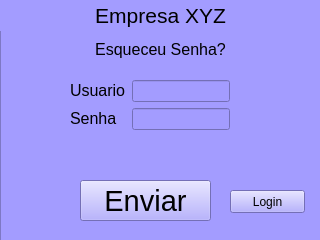
<?xml version="1.0" encoding="UTF-8"?>
<ui version="4.0">
 <class>MainWindow</class>
 <widget class="QMainWindow" name="MainWindow">
  <property name="geometry">
   <rect>
    <x>0</x>
    <y>0</y>
    <width>320</width>
    <height>240</height>
   </rect>
  </property>
  <property name="minimumSize">
   <size>
    <width>320</width>
    <height>240</height>
   </size>
  </property>
  <property name="maximumSize">
   <size>
    <width>320</width>
    <height>240</height>
   </size>
  </property>
  <property name="windowTitle">
   <string>Login</string>
  </property>
  <widget class="QWidget" name="centralwidget">
   <widget class="QFrame" name="frame">
    <property name="enabled">
     <bool>true</bool>
    </property>
    <property name="geometry">
     <rect>
      <x>0</x>
      <y>0</y>
      <width>331</width>
      <height>241</height>
     </rect>
    </property>
    <property name="styleSheet">
     <string notr="true">background-color: rgb(58, 173, 173);</string>
    </property>
    <property name="frameShape">
     <enum>QFrame::StyledPanel</enum>
    </property>
    <property name="frameShadow">
     <enum>QFrame::Raised</enum>
    </property>
    <widget class="QLabel" name="label_8">
     <property name="geometry">
      <rect>
       <x>0</x>
       <y>0</y>
       <width>321</width>
       <height>31</height>
      </rect>
     </property>
     <property name="text">
      <string>&lt;html&gt;&lt;head/&gt;&lt;body&gt;&lt;p align=&quot;center&quot;&gt;&lt;span style=&quot; font-size:16pt;&quot;&gt;Empresa XYZ&lt;/span&gt;&lt;/p&gt;&lt;/body&gt;&lt;/html&gt;</string>
     </property>
    </widget>
    <widget class="QPushButton" name="btn_enviar">
     <property name="geometry">
      <rect>
       <x>80</x>
       <y>190</y>
       <width>131</width>
       <height>41</height>
      </rect>
     </property>
     <property name="font">
      <font>
       <pointsize>22</pointsize>
      </font>
     </property>
     <property name="text">
      <string>Enviar</string>
     </property>
    </widget>
    <widget class="QWidget" name="verticalLayoutWidget_4">
     <property name="geometry">
      <rect>
       <x>30</x>
       <y>40</y>
       <width>231</width>
       <height>136</height>
      </rect>
     </property>
     <layout class="QVBoxLayout" name="verticalLayout_4">
      <item>
       <widget class="QLabel" name="label_9">
        <property name="text">
         <string>&lt;html&gt;&lt;head/&gt;&lt;body&gt;&lt;p align=&quot;center&quot;&gt;&lt;span style=&quot; font-size:16pt;&quot;&gt;Usuario&lt;/span&gt;&lt;/p&gt;&lt;/body&gt;&lt;/html&gt;</string>
        </property>
       </widget>
      </item>
      <item>
       <widget class="QLineEdit" name="txt_usuario"/>
      </item>
      <item>
       <widget class="QLabel" name="label_10">
        <property name="text">
         <string>&lt;html&gt;&lt;head/&gt;&lt;body&gt;&lt;p align=&quot;center&quot;&gt;&lt;span style=&quot; font-size:16pt;&quot;&gt;Senha&lt;/span&gt;&lt;/p&gt;&lt;/body&gt;&lt;/html&gt;</string>
        </property>
       </widget>
      </item>
      <item>
       <widget class="QLineEdit" name="txt_senha"/>
      </item>
     </layout>
    </widget>
    <widget class="QPushButton" name="btn_cadastrar">
     <property name="geometry">
      <rect>
       <x>230</x>
       <y>200</y>
       <width>75</width>
       <height>23</height>
      </rect>
     </property>
     <property name="text">
      <string>Cadastrar</string>
     </property>
    </widget>
    <widget class="QPushButton" name="btn_esqueceusenha">
     <property name="geometry">
      <rect>
       <x>0</x>
       <y>200</y>
       <width>71</width>
       <height>20</height>
      </rect>
     </property>
     <property name="font">
      <font>
       <pointsize>6</pointsize>
      </font>
     </property>
     <property name="text">
      <string>Esqueceu Senha?</string>
     </property>
    </widget>
   </widget>
   <widget class="QFrame" name="frame_3">
    <property name="enabled">
     <bool>true</bool>
    </property>
    <property name="geometry">
     <rect>
      <x>0</x>
      <y>0</y>
      <width>331</width>
      <height>241</height>
     </rect>
    </property>
    <property name="minimumSize">
     <size>
      <width>331</width>
      <height>241</height>
     </size>
    </property>
    <property name="maximumSize">
     <size>
      <width>331</width>
      <height>241</height>
     </size>
    </property>
    <property name="styleSheet">
     <string notr="true">background-color: rgb(163, 156, 255);</string>
    </property>
    <property name="frameShape">
     <enum>QFrame::StyledPanel</enum>
    </property>
    <property name="frameShadow">
     <enum>QFrame::Raised</enum>
    </property>
    <widget class="QPushButton" name="btn_enviar_4">
     <property name="geometry">
      <rect>
       <x>80</x>
       <y>180</y>
       <width>131</width>
       <height>41</height>
      </rect>
     </property>
     <property name="font">
      <font>
       <pointsize>22</pointsize>
      </font>
     </property>
     <property name="text">
      <string>Enviar</string>
     </property>
    </widget>
    <widget class="QPushButton" name="btn_login">
     <property name="geometry">
      <rect>
       <x>230</x>
       <y>190</y>
       <width>75</width>
       <height>23</height>
      </rect>
     </property>
     <property name="text">
      <string>Login</string>
     </property>
    </widget>
    <widget class="QLabel" name="label_14">
     <property name="geometry">
      <rect>
       <x>0</x>
       <y>0</y>
       <width>321</width>
       <height>31</height>
      </rect>
     </property>
     <property name="text">
      <string>&lt;html&gt;&lt;head/&gt;&lt;body&gt;&lt;p align=&quot;center&quot;&gt;&lt;span style=&quot; font-size:16pt;&quot;&gt;Empresa XYZ&lt;/span&gt;&lt;/p&gt;&lt;/body&gt;&lt;/html&gt;</string>
     </property>
    </widget>
    <widget class="QWidget" name="formLayoutWidget">
     <property name="geometry">
      <rect>
       <x>70</x>
       <y>80</y>
       <width>160</width>
       <height>61</height>
      </rect>
     </property>
     <layout class="QFormLayout" name="formLayout">
      <item row="0" column="0">
       <widget class="QLabel" name="label">
        <property name="text">
         <string>&lt;html&gt;&lt;head/&gt;&lt;body&gt;&lt;p&gt;&lt;span style=&quot; font-size:12pt;&quot;&gt;Usuario&lt;/span&gt;&lt;/p&gt;&lt;/body&gt;&lt;/html&gt;</string>
        </property>
       </widget>
      </item>
      <item row="1" column="0">
       <widget class="QLabel" name="label_2">
        <property name="text">
         <string>&lt;html&gt;&lt;head/&gt;&lt;body&gt;&lt;p&gt;&lt;span style=&quot; font-size:12pt;&quot;&gt;Senha&lt;/span&gt;&lt;/p&gt;&lt;/body&gt;&lt;/html&gt;</string>
        </property>
       </widget>
      </item>
      <item row="0" column="1">
       <widget class="QLineEdit" name="txt_cadastrar_usuario"/>
      </item>
      <item row="1" column="1">
       <widget class="QLineEdit" name="txt_cadastrar_senha"/>
      </item>
     </layout>
    </widget>
    <widget class="QLabel" name="label_3">
     <property name="geometry">
      <rect>
       <x>80</x>
       <y>50</y>
       <width>141</width>
       <height>20</height>
      </rect>
     </property>
     <property name="text">
      <string>&lt;html&gt;&lt;head/&gt;&lt;body&gt;&lt;p align=&quot;center&quot;&gt;&lt;span style=&quot; font-size:12pt;&quot;&gt;Cadastrar Conta&lt;/span&gt;&lt;/p&gt;&lt;/body&gt;&lt;/html&gt;</string>
     </property>
    </widget>
   </widget>
   <widget class="QFrame" name="frame_4">
    <property name="enabled">
     <bool>true</bool>
    </property>
    <property name="geometry">
     <rect>
      <x>0</x>
      <y>0</y>
      <width>331</width>
      <height>241</height>
     </rect>
    </property>
    <property name="minimumSize">
     <size>
      <width>331</width>
      <height>241</height>
     </size>
    </property>
    <property name="maximumSize">
     <size>
      <width>331</width>
      <height>241</height>
     </size>
    </property>
    <property name="styleSheet">
     <string notr="true">background-color: rgb(163, 156, 255);</string>
    </property>
    <property name="frameShape">
     <enum>QFrame::StyledPanel</enum>
    </property>
    <property name="frameShadow">
     <enum>QFrame::Raised</enum>
    </property>
    <widget class="QPushButton" name="btn_enviar_novasenha">
     <property name="geometry">
      <rect>
       <x>80</x>
       <y>180</y>
       <width>131</width>
       <height>41</height>
      </rect>
     </property>
     <property name="font">
      <font>
       <pointsize>22</pointsize>
      </font>
     </property>
     <property name="text">
      <string>Enviar</string>
     </property>
    </widget>
    <widget class="QPushButton" name="btn_login_3">
     <property name="geometry">
      <rect>
       <x>230</x>
       <y>190</y>
       <width>75</width>
       <height>23</height>
      </rect>
     </property>
     <property name="text">
      <string>Login</string>
     </property>
    </widget>
    <widget class="QLabel" name="label_16">
     <property name="geometry">
      <rect>
       <x>0</x>
       <y>0</y>
       <width>321</width>
       <height>31</height>
      </rect>
     </property>
     <property name="text">
      <string>&lt;html&gt;&lt;head/&gt;&lt;body&gt;&lt;p align=&quot;center&quot;&gt;&lt;span style=&quot; font-size:16pt;&quot;&gt;Empresa XYZ&lt;/span&gt;&lt;/p&gt;&lt;/body&gt;&lt;/html&gt;</string>
     </property>
    </widget>
    <widget class="QWidget" name="formLayoutWidget_3">
     <property name="geometry">
      <rect>
       <x>70</x>
       <y>80</y>
       <width>160</width>
       <height>61</height>
      </rect>
     </property>
     <layout class="QFormLayout" name="formLayout_3">
      <item row="0" column="0">
       <widget class="QLabel" name="label_7">
        <property name="text">
         <string>&lt;html&gt;&lt;head/&gt;&lt;body&gt;&lt;p&gt;&lt;span style=&quot; font-size:12pt;&quot;&gt;Usuario&lt;/span&gt;&lt;/p&gt;&lt;/body&gt;&lt;/html&gt;</string>
        </property>
       </widget>
      </item>
      <item row="1" column="0">
       <widget class="QLabel" name="label_11">
        <property name="text">
         <string>&lt;html&gt;&lt;head/&gt;&lt;body&gt;&lt;p&gt;&lt;span style=&quot; font-size:12pt;&quot;&gt;Senha&lt;/span&gt;&lt;/p&gt;&lt;/body&gt;&lt;/html&gt;</string>
        </property>
       </widget>
      </item>
      <item row="0" column="1">
       <widget class="QLineEdit" name="txt_novasenha_usuario"/>
      </item>
      <item row="1" column="1">
       <widget class="QLineEdit" name="txt_novasenha_senha"/>
      </item>
     </layout>
    </widget>
    <widget class="QLabel" name="label_12">
     <property name="geometry">
      <rect>
       <x>90</x>
       <y>40</y>
       <width>141</width>
       <height>20</height>
      </rect>
     </property>
     <property name="text">
      <string>&lt;html&gt;&lt;head/&gt;&lt;body&gt;&lt;p align=&quot;center&quot;&gt;&lt;span style=&quot; font-size:12pt;&quot;&gt;Esqueceu Senha?&lt;/span&gt;&lt;/p&gt;&lt;/body&gt;&lt;/html&gt;</string>
     </property>
    </widget>
   </widget>
   <zorder>frame_3</zorder>
   <zorder>frame</zorder>
   <zorder>frame_4</zorder>
  </widget>
 </widget>
 <resources/>
 <connections>
  <connection>
   <sender>btn_cadastrar</sender>
   <signal>clicked(bool)</signal>
   <receiver>frame</receiver>
   <slot>lower()</slot>
   <hints>
    <hint type="sourcelabel">
     <x>267</x>
     <y>211</y>
    </hint>
    <hint type="destinationlabel">
     <x>165</x>
     <y>120</y>
    </hint>
   </hints>
  </connection>
  <connection>
   <sender>btn_login</sender>
   <signal>clicked(bool)</signal>
   <receiver>frame_3</receiver>
   <slot>lower()</slot>
   <hints>
    <hint type="sourcelabel">
     <x>267</x>
     <y>201</y>
    </hint>
    <hint type="destinationlabel">
     <x>165</x>
     <y>120</y>
    </hint>
   </hints>
  </connection>
  <connection>
   <sender>btn_login</sender>
   <signal>clicked(bool)</signal>
   <receiver>frame_4</receiver>
   <slot>lower()</slot>
   <hints>
    <hint type="sourcelabel">
     <x>267</x>
     <y>201</y>
    </hint>
    <hint type="destinationlabel">
     <x>165</x>
     <y>120</y>
    </hint>
   </hints>
  </connection>
  <connection>
   <sender>btn_login_3</sender>
   <signal>clicked(bool)</signal>
   <receiver>frame_4</receiver>
   <slot>lower()</slot>
   <hints>
    <hint type="sourcelabel">
     <x>267</x>
     <y>201</y>
    </hint>
    <hint type="destinationlabel">
     <x>165</x>
     <y>120</y>
    </hint>
   </hints>
  </connection>
  <connection>
   <sender>btn_login_3</sender>
   <signal>clicked(bool)</signal>
   <receiver>frame_3</receiver>
   <slot>lower()</slot>
   <hints>
    <hint type="sourcelabel">
     <x>267</x>
     <y>201</y>
    </hint>
    <hint type="destinationlabel">
     <x>165</x>
     <y>120</y>
    </hint>
   </hints>
  </connection>
  <connection>
   <sender>btn_cadastrar</sender>
   <signal>clicked(bool)</signal>
   <receiver>frame_4</receiver>
   <slot>lower()</slot>
   <hints>
    <hint type="sourcelabel">
     <x>267</x>
     <y>211</y>
    </hint>
    <hint type="destinationlabel">
     <x>165</x>
     <y>120</y>
    </hint>
   </hints>
  </connection>
  <connection>
   <sender>btn_esqueceusenha</sender>
   <signal>clicked(bool)</signal>
   <receiver>frame</receiver>
   <slot>lower()</slot>
   <hints>
    <hint type="sourcelabel">
     <x>35</x>
     <y>209</y>
    </hint>
    <hint type="destinationlabel">
     <x>165</x>
     <y>120</y>
    </hint>
   </hints>
  </connection>
  <connection>
   <sender>btn_esqueceusenha</sender>
   <signal>clicked(bool)</signal>
   <receiver>frame_3</receiver>
   <slot>lower()</slot>
   <hints>
    <hint type="sourcelabel">
     <x>35</x>
     <y>209</y>
    </hint>
    <hint type="destinationlabel">
     <x>165</x>
     <y>120</y>
    </hint>
   </hints>
  </connection>
 </connections>
</ui>
